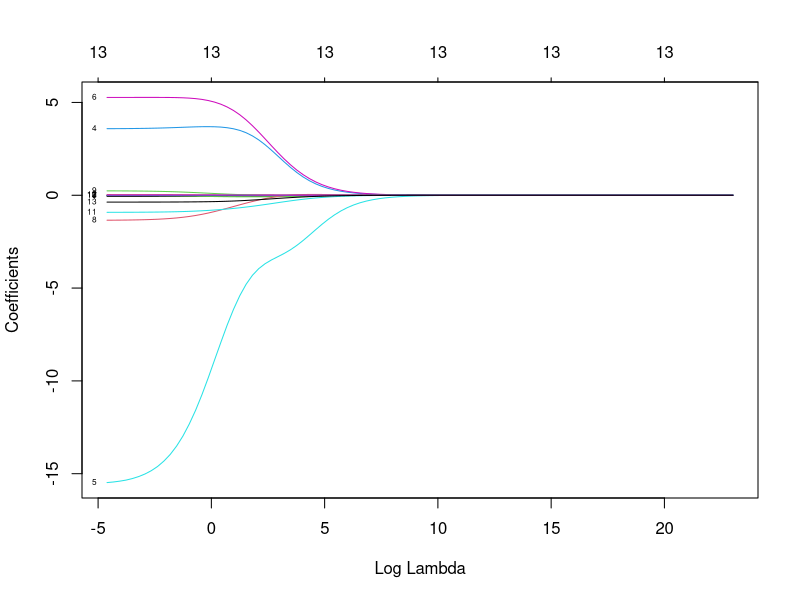
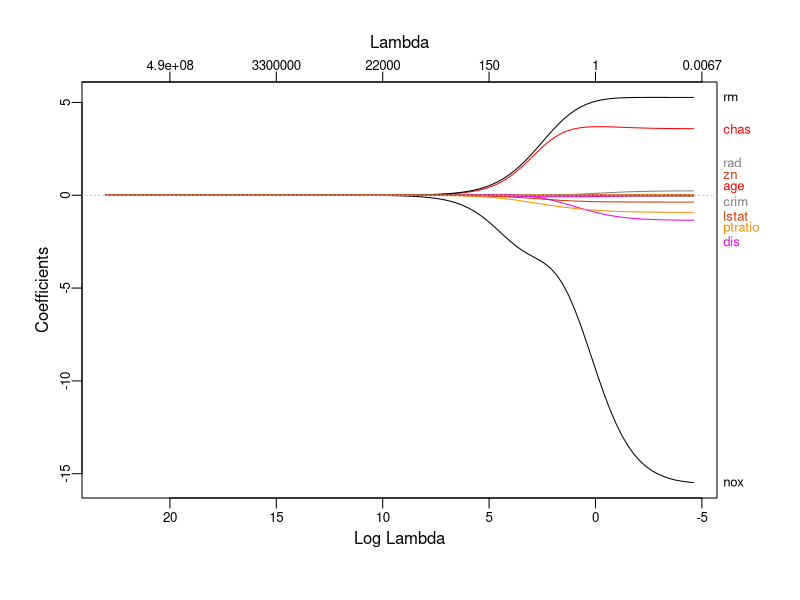
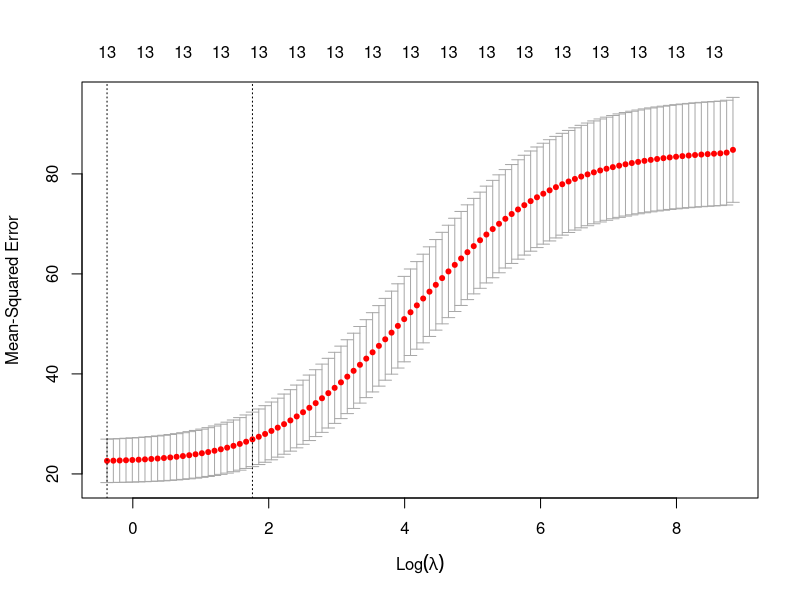
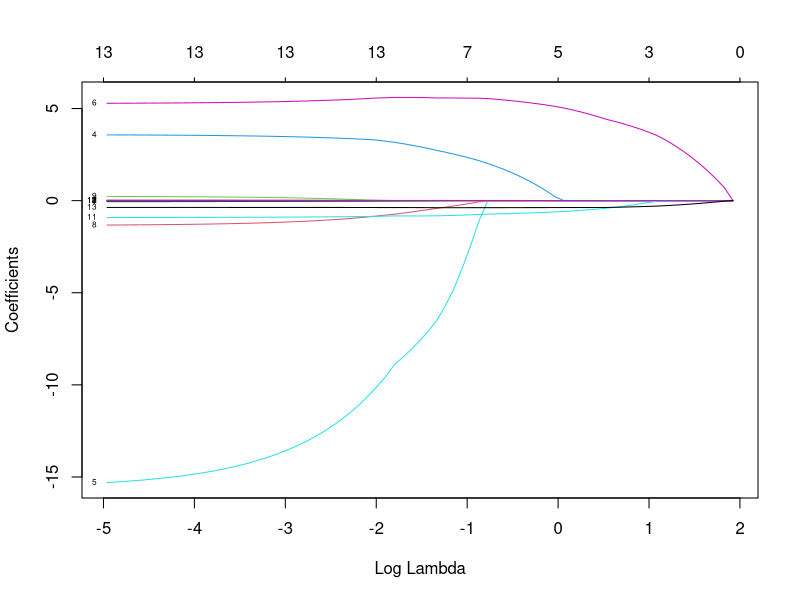
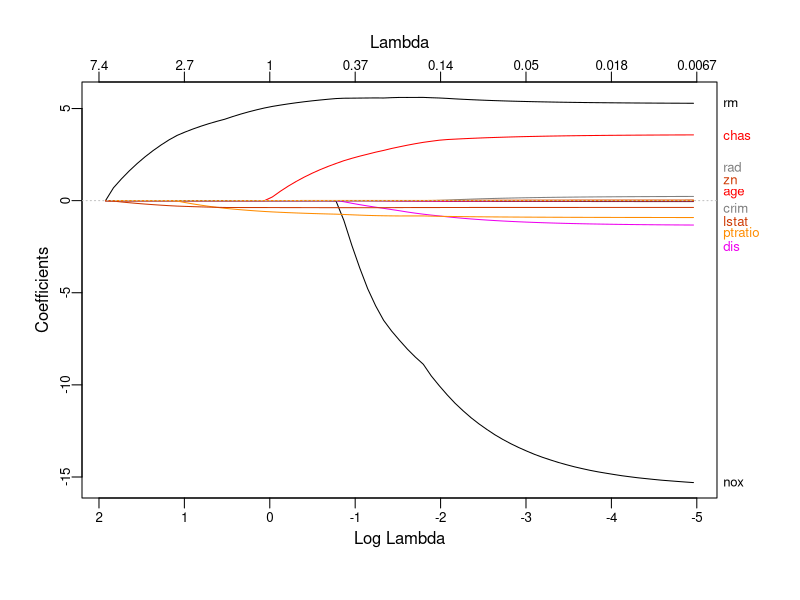
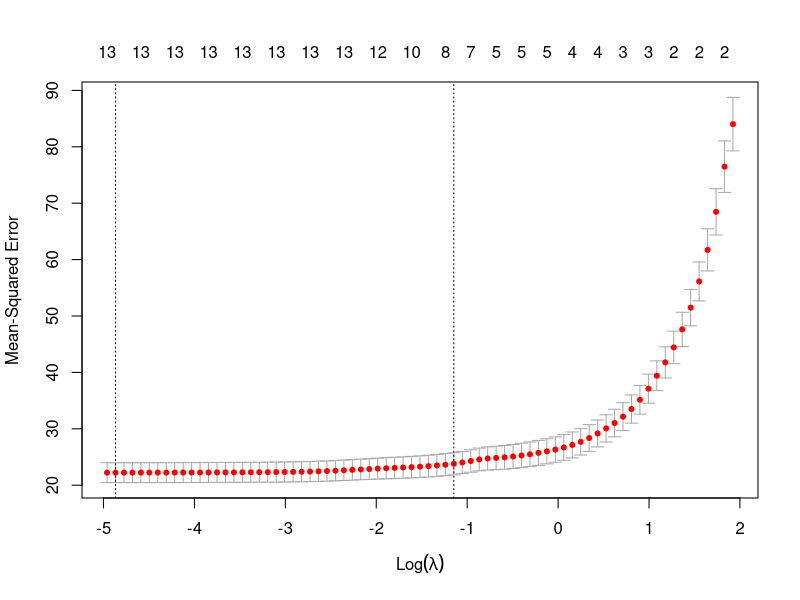
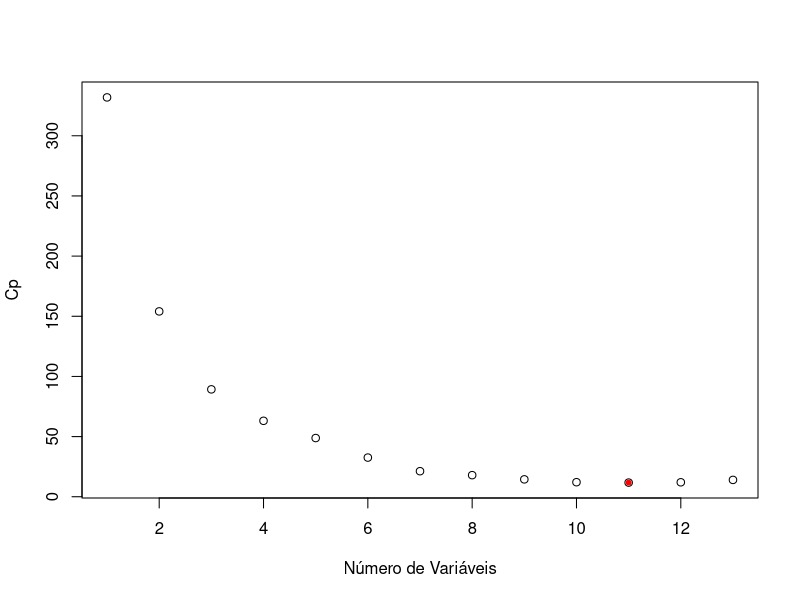
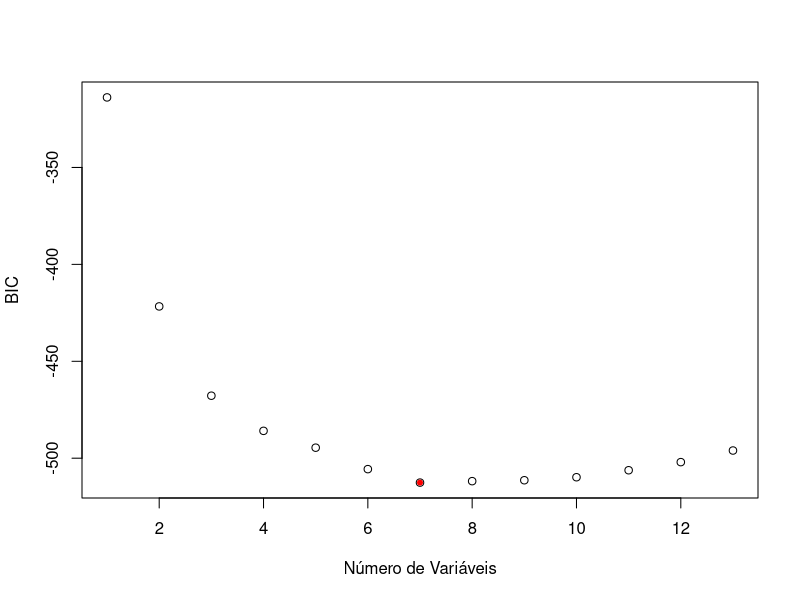

These figures' R source, in order:
## ---- chunk 1
knitr::opts_chunk$set(fig.width = 9, 
                      fig.height= 7,  
                      fig.retina = 3,
                      message = FALSE, 
                      warning = FALSE,
                      dev=c("png"), 
                      fig.path="imagens/Aula07_4/")
## ---- chunk 2
library(MASS)
library(tidyverse)
library(glmnet)
data(Boston)
## ---- chunk 3
head(Boston)
summary(Boston)
## ---- chunk 4
# Boston Database
# 
#1) crim - taxa de criminalidade per capita por cidade.
# 
#2) zn - proporção de terrenos residenciais para lotes acima de 25,000 sq.ft.
# 
#3) indus - proporção de negócios não comerciais por acres e por cidade.
# 
#4) chas - variável dummy do Rio Charles(= 1 se próximo do rio; 0 de outra forma).
# 
#5) nox - concentração de óxido de nitrogênio (partes por 10 milhões).
# 
#6) rm - número médio de quartos por habitação
# 
#7) age - proporção da unidade ocupadas pelos proprietários construídas antes 1940.
# 
#8) dis - média ponderada das distâncias dos 5 pontos de emprego em Boston.
# 
#9) rad - indice de acessibilidade das avenidas radiais.
# 
#10) tax - valor cheio da taxa de propriedade por $10,000.
# 
#11) ptratio - razão aluno-professor por cidade.
# 
#12) black - 1000(Bk−0.63)21000(Bk−0.63)2 proporção de negros por cidade.
# 
#13) lstat - percentual de baixo status da população.
# 
#14) medv - valor mediano das cas ocupadas pelos proprietário em $1000s. (Var. Resposta)
## ---- chunk 5
library(caret)
set.seed(21)
y <- Boston$medv
indice_teste <- createDataPartition(y, times = 1, p = 0.2, list = FALSE)

conj_treino <- Boston %>% slice(-indice_teste)
conj_teste <- Boston %>% slice(indice_teste)
str(conj_treino)
str(conj_teste)

## ---- chunk 6
x_treino <- model.matrix(medv ~ . , data = conj_treino)[, -1]
y_treino <- conj_treino$medv

x_teste <- model.matrix(medv ~ . , data = conj_teste)[, -1]
y_teste = conj_teste$medv
## ---- chunk 7
## Estabelecendo um grid de valores para lambda
grid <- 10^seq(-2, 10, length = 100)
ajusreg.ridge <- glmnet(x_treino, y_treino, alpha=0, lambda = grid)

## ---- chunk 8
dim(coef(ajusreg.ridge))
plot(ajusreg.ridge, xvar="lambda", label=TRUE) # Representando os coeficientes

## ---- chunk 9
ajusreg.ridge$lambda[1] # Mostra primeiro valor de lambda
coef(ajusreg.ridge)[,1] # Mostra os coeficientes associados com o primeiro valor
ajusreg.ridge$lambda[100] # Mostra centésimo valor de lambda
coef(ajusreg.ridge)[,100] # Mostra os coeficientes associados com o centésimo valor
## ---- chunk 10
library(plotmo)
plot_glmnet(ajusreg.ridge)
## ---- chunk 11
set.seed(21)
ridge_cv <- cv.glmnet(x_treino,y_treino, alpha=0) ## por padrão k=10
plot(ridge_cv)
m_lamb <- ridge_cv$lambda.min  # Seleciona o lambda que minimiza o MSE (EQM) de treino
m_lamb
log(m_lamb)
coef(ridge_cv, s=m_lamb)
## ---- chunk 12
ajusreg.ridge2 <- glmnet(x_treino, y_treino, alpha=0, lambda = m_lamb)
y_prev <- predict(ajusreg.ridge2, s = m_lamb, newx = x_teste)
# Metricas de desempenho
sqrt(mean((y_prev - y_teste)^2))
## ---- chunk 13
ajusreg.lasso <- glmnet(x_treino,y_treino, alpha = 1)
plot(ajusreg.lasso, xvar="lambda", label=TRUE) # Representando os coeficientes
plot_glmnet(ajusreg.lasso)
## ---- chunk 14
lasso_cv <- cv.glmnet(x_treino,y_treino, alpha = 1)
plot(lasso_cv)
m_lamb1 <- lasso_cv$lambda.min  # Seleciona o lambda que minimiza o MSE de treino
m_lamb1
log(m_lamb1)
coef(lasso_cv, s=m_lamb1)
## ---- chunk 15
ajusreg.lasso2 <- glmnet(x_treino, y_treino, alpha=1, lambda = m_lamb1)
y_prev <- predict(ajusreg.lasso2, s = m_lamb1, newx = x_teste)
# Metricas de desempenho
sqrt(mean((y_prev - y_teste)^2))
## ---- chunk 16
library(leaps)
ajusreg.comp <- regsubsets(medv ~ ., data=conj_treino, nvmax=13)
sumario.reg <- summary(ajusreg.comp)
## Os modelos vão ser escolhidos com base no menor Cp
plot(sumario.reg$cp,xlab="Número de Variáveis",ylab="Cp")
which.min(sumario.reg$cp)
points(11,sumario.reg$cp[11],pch=20,col="red")
## ---- chunk 17
coef(ajusreg.comp,11) 
outro_mod <- lm(medv ~ crim + zn + chas + nox + rm + dis + rad + tax + ptratio + black + lstat, data=conj_treino)
summary(outro_mod)
sqrt(mean((conj_teste$medv - predict(outro_mod, conj_teste)) ^ 2)) 
## ---- chunk 18
ajusreg.comp1 <- regsubsets(medv ~ ., data=conj_treino, nvmax=13)
sumario.reg1 <- summary(ajusreg.comp1)
## Os modelos vão ser escolhidos com base no menor BIC
plot(sumario.reg1$bic,xlab="Número de Variáveis",ylab="BIC")
which.min(sumario.reg1$bic)
points(7,sumario.reg1$bic[7],pch=20,col="red")
coef(ajusreg.comp1,7) 
outro_mod1 <- lm(medv ~ chas + nox + rm + dis + ptratio + black + lstat, data=conj_treino)
summary(outro_mod1)
sqrt(mean((conj_teste$medv - predict(outro_mod1, conj_teste)) ^ 2))
